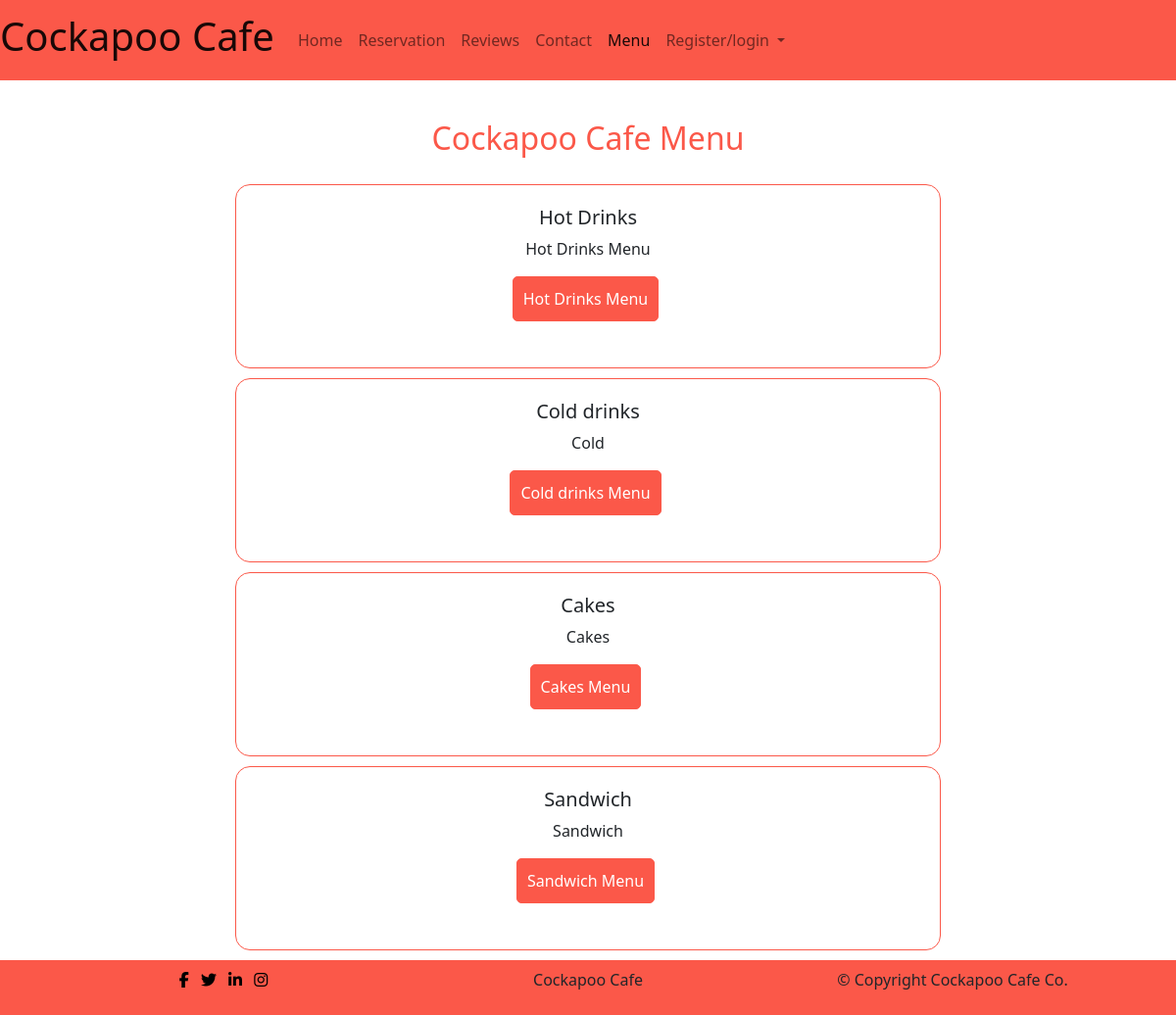
The app's page /menu/ with its own data.
### menu/models.py (models this page shows)
class Category(models.Model):
    name = models.CharField(max_length=200)
    description = models.TextField(blank=False)
    def __str__(self):
        return self.name

### menu/views.py (the view)
# urls.py: path('', views.CategoryMenuListView.as_view(), name="menu"),
class CategoryMenuListView(ListView):
    Model = Category
    queryset = Category.objects.all()
    template_name = 'menu/menu.html'

### menu/templates/menu/menu.html (shortened to what this page needs)
{% extends 'base.html' %}
{% load static%}
{% block content %}
    <h2 class="menu-title">Cockapoo Cafe Menu</h2>
    {% for cat in object_list %}
    <div class="row row-cols-1 menu-item">
        <div class="col">
            <div class="card">
                <div class="card-body text-center">
                    <h5 class="card-title">{{ cat }}</h5>
                    <p class="card-text">{{ cat.description }}</p>
                    <p class="inline-flex"><a class="menu-btn" href="{% url 'category' cat.id %}">{{ cat }} Menu</a></p>
                </div>
            </div>
        </div>
    {% endfor %}
{% endblock %}

### static/css/style.css (style rules this page uses)
body { min-height: 100vh; display: flex; flex-direction: column; }
.menu-title { text-align: center; padding: 20px; color: #fb5849; }
.menu-btn { background-color: #fb5849; color: #fff; border: 1px solid #fb5849; padding: 10px; border-radius: 5px; margin-bottom: 10px; margin-right: 5px; text-decoration: none; }
.inline-flex { display: inline-flex; }
div.card { width: 60%; margin: 0 auto; margin-bottom: 10px;; }
.card { border: 1px solid #fb5849; border-radius: 15px; padding: 5px; }
.menu-item { box-sizing: content-box; }

### records on screen
Category: name "Hot Drinks", description "Hot Drinks Menu"
Category: name "Cold drinks", description "Cold"
Category: name "Cakes", description "Cakes"
Category: name "Sandwich", description "Sandwich"
